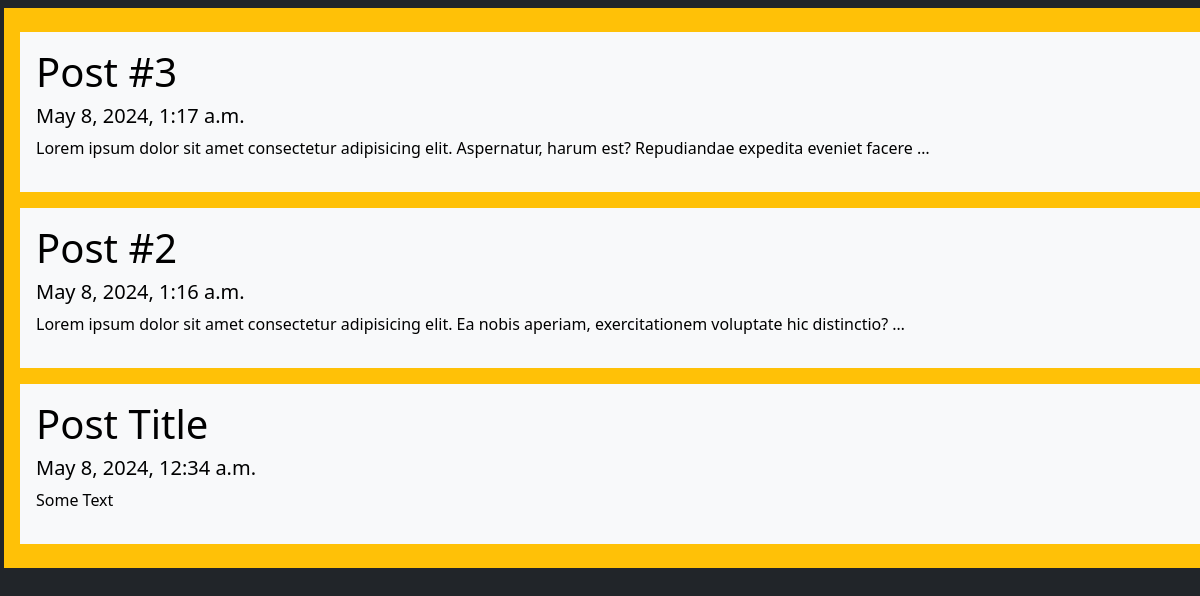
The page / on the database its author committed.
### posts/models.py (models this page shows)
class Post(models.Model):
    title =  models.CharField(max_length=100)
    body = models.CharField(max_length=10000000)
    created_at = models.DateTimeField(default=datetime.now, blank=True)

### posts/views.py (the view)
# urls.py: path('', views.index, name="index"),
def index (request):
    posts = Post.objects.all()
    return render(request, "index.html", {'posts': posts})

### templates/index.html (shortened to what this page needs)
<!DOCTYPE html>
<html lang="en" data-bs-theme="dark">
<head>
    <link href="https://cdn.jsdelivr.net/npm/bootstrap@5.3.3/dist/css/bootstrap.min.css" rel="stylesheet">
</head>
<body>
    <div class="container-fluid text-center my-2 mx-1 p-2 bg-warning">
        {% for post in posts reversed%}
        <div class="container-fluid text-start my-3 mx-2 p-3 bg-light">
            <a  style="text-decoration: none; color: black;" href="/post/{{post.id}}">
                <h1>{{post.title}}</h1>
                <h5>{{post.created_at}}</h5>
                <p>{{post.body|truncatewords:15}}</p>
            </a>
        </div>
        {% endfor %}
    </div>
</body>
</html>

### rows shown on the page
Post: title "Post #3", created_at "May 8, 2024, 1:17 a.m.", body "Lorem ipsum dolor sit amet consectetur adipisicing elit. Aspernatur, harum est? Repudiandae expedita eveniet facere …"
Post: title "Post #2", created_at "May 8, 2024, 1:16 a.m.", body "Lorem ipsum dolor sit amet consectetur adipisicing elit. Ea nobis aperiam, exercitationem voluptate hic distinctio? …"
Post: title "Post Title", created_at "May 8, 2024, 12:34 a.m.", body "Some Text"
